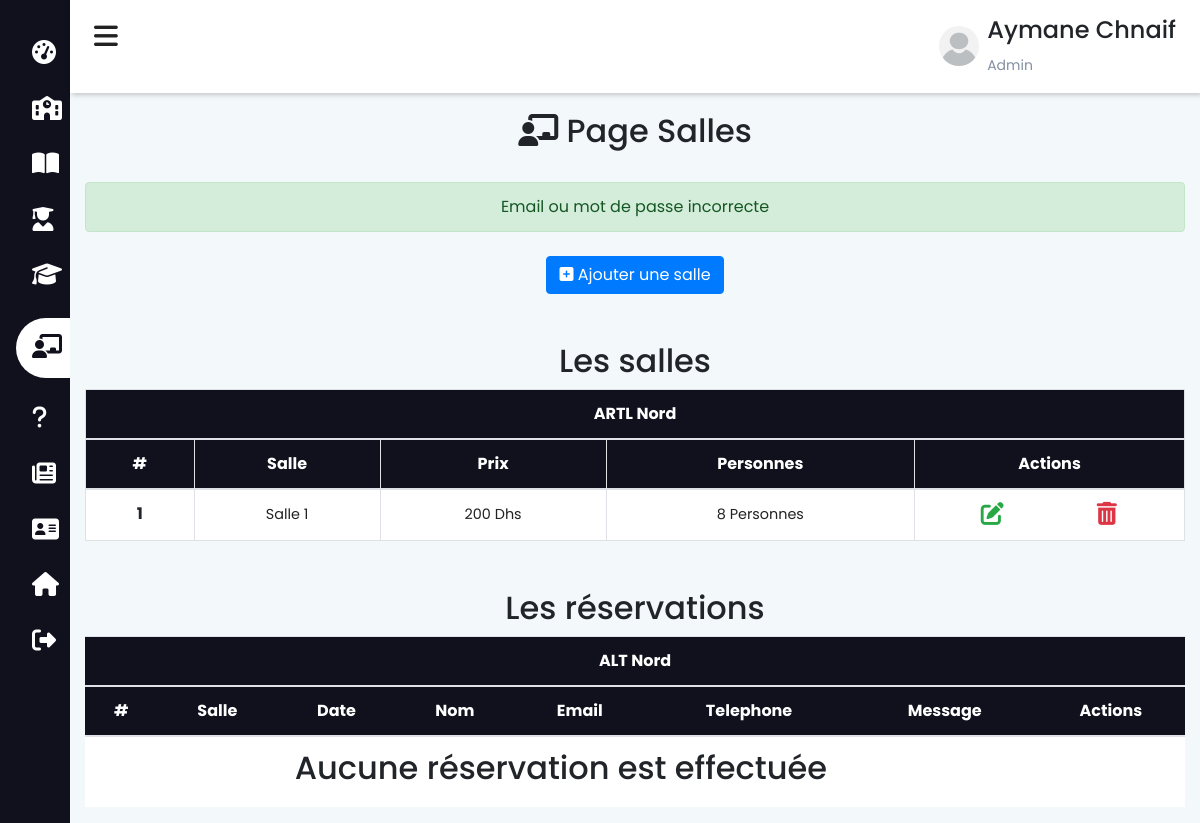
Page /admin/salles (signed in) on the earlier database version.
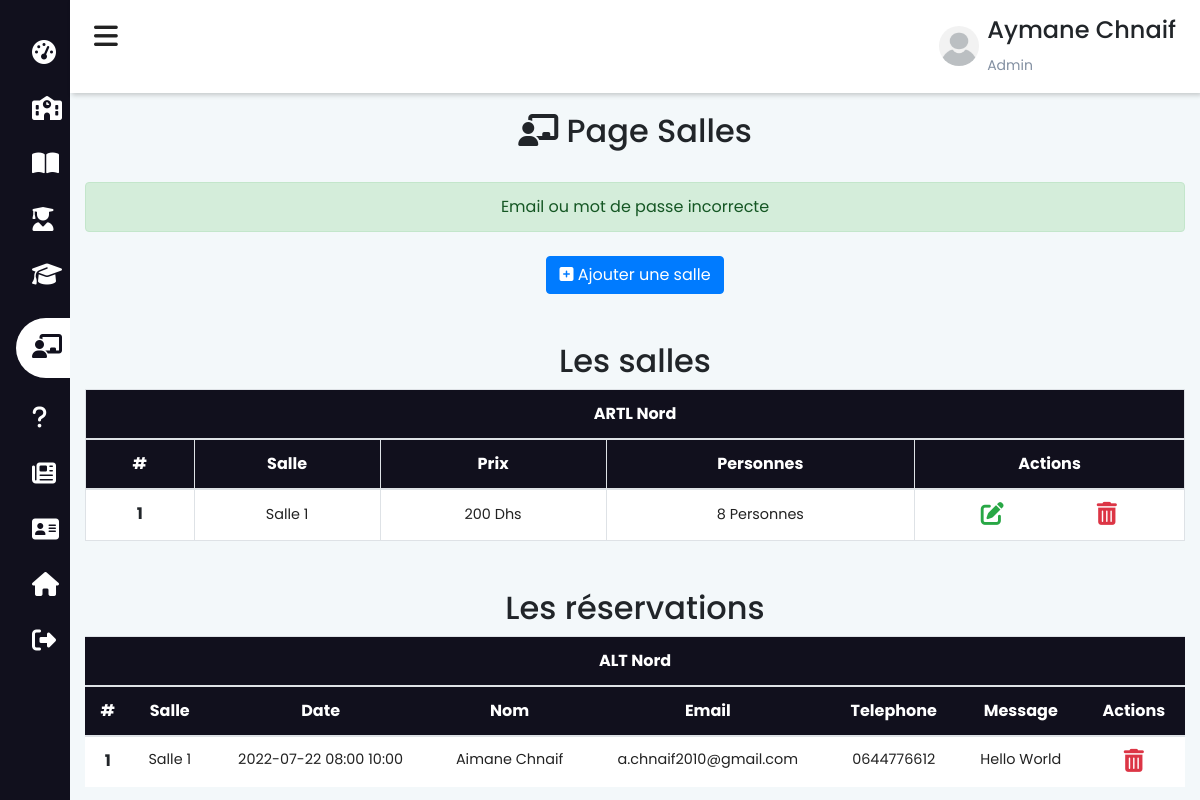
Same page on the later database version.
### tables this page shows
CREATE TABLE `salle` (
  `sal_id` int(11) NOT NULL,
  `sal_nom` varchar(200) NOT NULL,
  `sal_nom_arab` text NOT NULL,
  `sal_desc` text NOT NULL,
  `sal_desc_arab` text NOT NULL,
  `sal_prix` float NOT NULL,
  `sal_personne` int(11) NOT NULL,
  `sal_image` varchar(200) NOT NULL,
  `sal_service` varchar(200) NOT NULL,
  `sal_service_arab` varchar(200) NOT NULL,
  `sal_service2` varchar(200) NOT NULL,
  `sal_service2_arab` varchar(200) NOT NULL,
  `sal_service3` varchar(200) NOT NULL,
  `sal_service3_arab` varchar(200) NOT NULL,
  `sal_service4` varchar(200) NOT NULL,
  `sal_service4_arab` varchar(200) NOT NULL
);

CREATE TABLE `reservation` (
  `res_id` int(11) NOT NULL,
  `res_nom` varchar(200) NOT NULL,
  `res_telephone` varchar(200) NOT NULL,
  `res_email` varchar(200) NOT NULL,
  `res_salle` int(11) NOT NULL,
  `res_commentaire` varchar(200) NOT NULL,
  `res_date` date NOT NULL DEFAULT current_timestamp(),
  `time_debut` varchar(200) NOT NULL,
  `time_fin` varchar(200) NOT NULL,
  `res_ajout` date NOT NULL DEFAULT current_timestamp()
);

### functions/db.php (called while the page is built, shortened)
<?php
    class DBController{
        protected $host = "localhost";
        protected $user = "root";
        protected $password = "";
        protected $db = "ecole";
        public function __construct(){
            $this->conn = mysqli_connect($this->host, $this->user, $this->password, $this->db);
        }
    }
?>

### session.php (called while the page is built, shortened)
<?php
    require("functions/db.php");
    require("functions/etudiant.php");
    $db = new DBController();
    $data = new Etudiant($db);
?>

### functions/etudiant.php (called while the page is built, shortened)
<?php
    class Etudiant{
        public $db = null;
        public function __construct(DBController $db){
            $this->db = $db;
        }
        public function getImage(){
            $result = $this->db->conn->query("SELECT * FROM `salle`");
            $resultArray = array();
            while ($item = mysqli_fetch_array($result, MYSQLI_ASSOC)){
                $resultArray[] = $item;
            }
            return $resultArray;
        }
        public function getReservations(){
            $result = $this->db->conn->query("SELECT * FROM `reservation` INNER JOIN `salle` ON sal_id=res_salle");
            $resultArray = array();
            while ($item = mysqli_fetch_array($result, MYSQLI_ASSOC)){
                $resultArray[] = $item;
            }
            return $resultArray;
        }
    }
?>

### admin/salles.php (the view, shortened to what the changed rows need)
<?php include_once "../session.php"; ?>
<?php
$salles = $data->getImage();
$images = $data->getImage();
$reservations = $data->getReservations();
?>
<!DOCTYPE html>
<html lang="en">
<head>
    <?php
        include_once "../includes/header.php";
    ?>
</head>
<body>
    <div class="main-content">
        <header>
            <?php include 'admin.php' ?>
        </header>
        <div class="container-fluid mt-5 pt-5">
            <div class="text-center py-3">
                <h2><i class="fas fa-chalkboard-teacher"></i> Page Salles</h2>
            </div>
            <div id="frensh">
                <h2 class="text-center mt-5">Les salles</h2>
                <table class="table bg-white table-bordered">
                    <thead class="text-center text-white" style="background-color: #11101d;">
                        <tr>
                            <th scope="col" colspan="9">ARTL Nord</th>
                        </tr>
                        <tr>
                            <th scope="col">#</th>
                            <th scope="col">Salle</th>
                            <th scope="col">Prix</th>
                            <th scope="col">Personnes</th>
                            <th scope="col">Actions</th>
                        </tr>
                    </thead>
                    <tbody class="text-center">
                        <?php
                        if (empty($images)) {
                        ?>
                            <tr>
                                <th scope="row" colspan="9">
                                    <h2>Pas de salles enregistrées veuillez ajouter une salle</h2>
                                </th>
                            </tr>
                            <?php
                        } else {
                            $i = 1;
                            foreach ($images as $image) {
                            ?>
                                <tr>
                                    <th scope="row"><?php echo $i++ ?></th>
                                    <td class="row-style"><?php echo $image['sal_nom']; ?></td>
                                    <td class="row-style"><?php echo $image['sal_prix']; ?> Dhs</td>
                                    <td class="row-style"><?php echo $image['sal_personne']; ?> Personnes</td>
                                    <td class="row-style">
                                        <div class="row justify-content-center">
                                            <div class="col-md-5">
                                                <a href="modifier-salle?id=<?php echo $image['sal_id'] ?>" target="_blank">
                                                    <i class="fas fa-edit text-success awesome-size"></i>
                                                </a>
                                            </div>
                                            <div class="col-md-5">
                                                <form action="" method="POST">
                                                    <button type="submit" class="btn-style" name="submit_salle" onclick='return confirm("Voulez-vous supprimer cette salle \nATTENTION!! toutes les réservations seront supprimées")'>
                                                        <i class="fas fa-trash-alt text-danger awesome-size"></i>
                                                    </button>
                                                </form>
                                            </div>
                                        </div>
                                    </td>
                                </tr>
                        <?php
                            }
                        }
                        ?>
                    </tbody>
                </table>
            </div>
            <div id="reservation">
                <h2 class="text-center mt-5">Les réservations</h2>
                <table class="table bg-white">
                    <thead class="text-center text-white" style="background-color: #11101d;">
                        <tr>
                            <th scope="col" colspan="9">ALT Nord</th>
                        </tr>
                        <tr>
                            <th scope="col">#</th>
                            <th scope="col">Salle</th>
                            <th scope="col">Date</th>
                            <th scope="col">Nom</th>
                            <th scope="col">Email</th>
                            <th scope="col">Telephone</th>
                            <th scope="col">Message</th>
                            <th scope="col">Actions</th>
                        </tr>
                    </thead>
                    <tbody class="text-center">
                        <?php
                        if (empty($reservations)) {
                        ?>
                            <tr>
                                <th scope="row" colspan="7">
                                    <h2>Aucune réservation est effectuée</h2>
                                </th>
                            </tr>
                            <?php
                        } else {
                            $i = 1;
                            foreach ($reservations as $reservation) {
                            ?>
                                <tr>
                                    <th scope="row"><?php echo $i++ ?></th>
                                    <td><?php echo $reservation['sal_nom']; ?></td>
                                    <td><?php echo $reservation['res_date'] . " " . $reservation['time_debut'] . " " . $reservation['time_fin']; ?></td>
                                    <td><?php echo $reservation['res_nom']; ?></td>
                                    <td><?php echo $reservation['res_email']; ?></td>
                                    <td><?php echo $reservation['res_telephone']; ?></td>
                                    <td><?php echo $reservation['res_commentaire']; ?></td>
                                    <td class="row-style">
                                        <form action="" method="POST">
                                            <button type="submit" class="btn-style" name="submit_res" onclick='return confirm("Voulez-vous supprimer cette réservation")'>
                                                <i class="fas fa-trash-alt text-danger awesome-size"></i>
                                            </button>
                                        </form>
                                    </td>
                                </tr>
                        <?php
                            }
                        }
                        ?>
                    </tbody>
                </table>
            </div>
        </div>
    </div>
</body>
</html>

Differences in the rows shown:
added reservation: res_salle.sal_nom "Salle 1", res_date "2022-07-22", time_debut "08:00", time_fin "10:00", res_nom "Aimane Chnaif", res_email "a.chnaif2010@gmail.com", res_telephone "0644776612", res_commentaire "Hello World"
Other differences:
text no longer shown: "Aucune réservation est effectuée"
